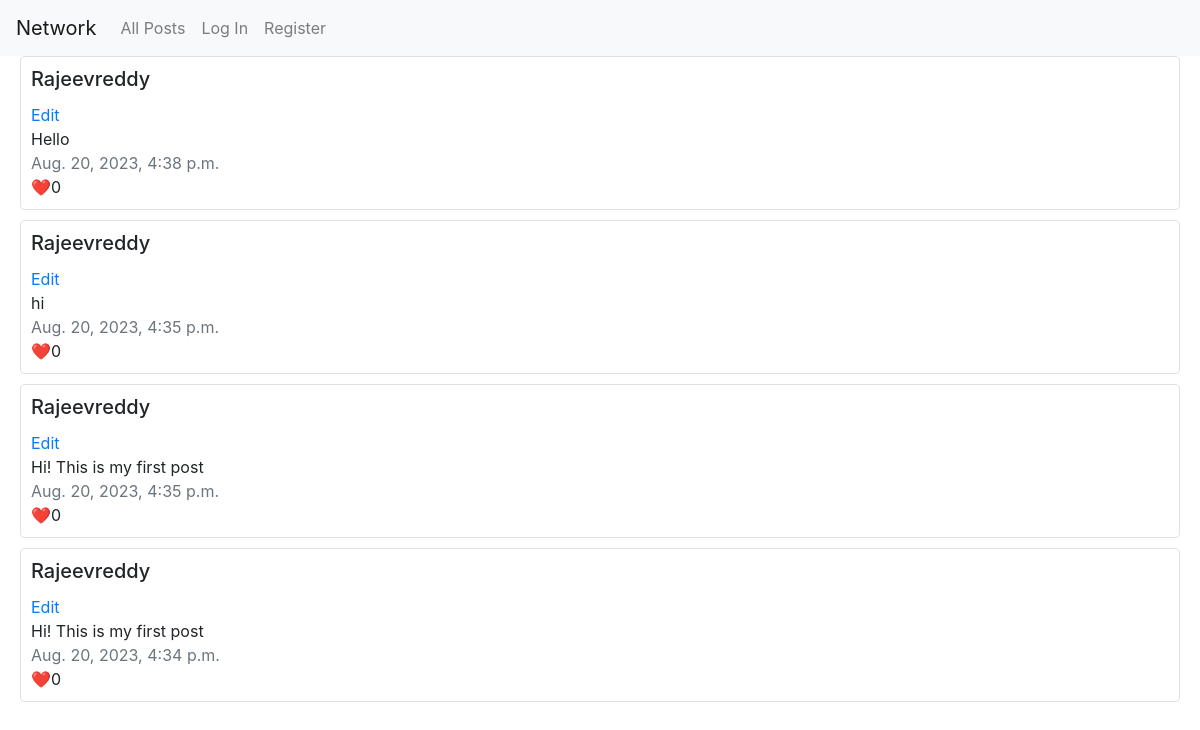
/, run on an earlier commit of the app's database.
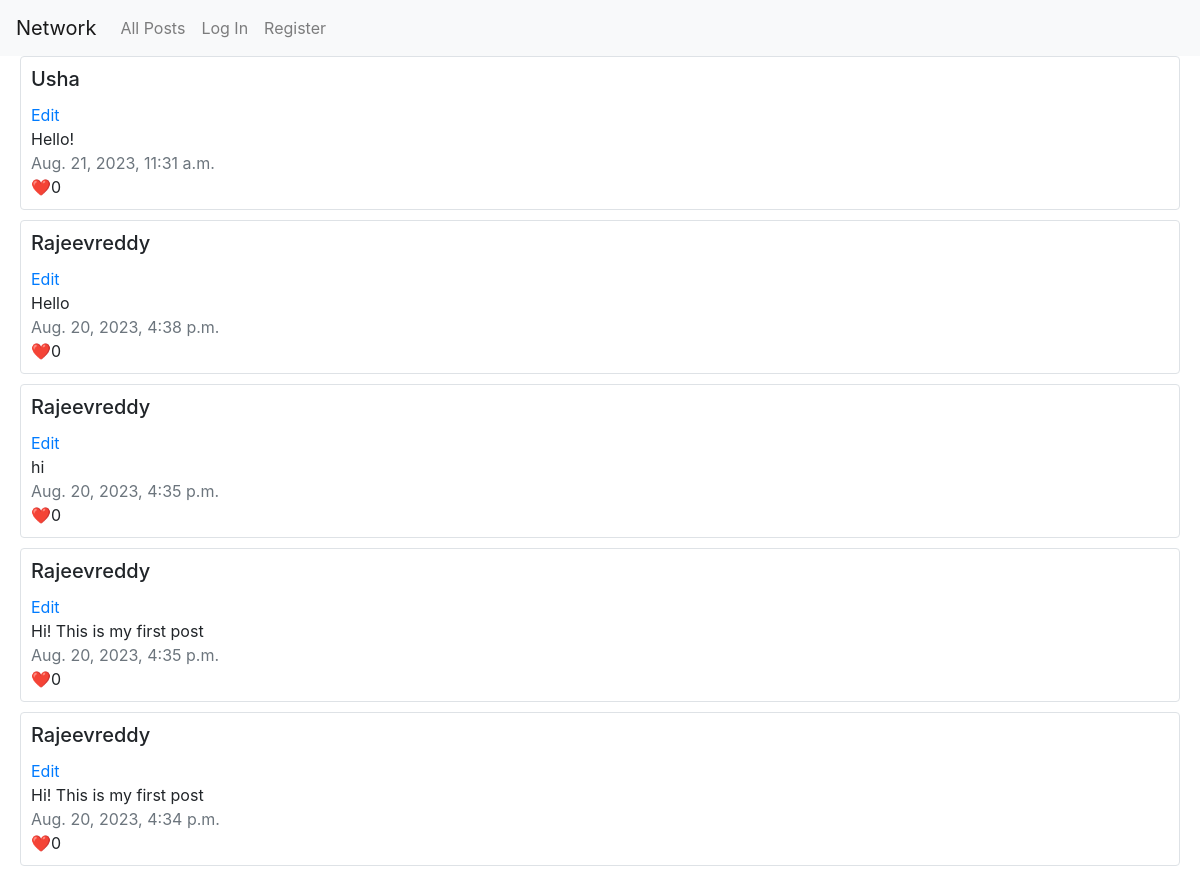
And on a later commit of the database.
### network/models.py (models this page shows, shortened)
class Posts(models.Model):
    content = models.TextField(blank=False)
    author = models.ForeignKey(User, on_delete=models.CASCADE, related_name='authored_posts')
    created_at = models.DateTimeField(auto_now_add=True)
    liked = models.ManyToManyField(User, related_name="liked_post", blank=True)

class User(AbstractUser):
    pass

### network/views.py (the view)
# urls.py: path("", views.index, name="index"),
def index(request):
    return render(request, "network/index.html", {
        "posts": Posts.objects.order_by("-created_at").all()
    })

### network/templates/network/index.html (shortened to what this page needs)
{% extends "network/layout.html" %}
{% block body %}
    {% for post in posts %}
    <div style="padding-left: 20px; padding-right: 20px; padding-bottom: 10px;">
        <div class="card border" style="padding: 10px;">
            <h5 class="card-title text-capitalize">{{ post.author }}</h5>
            <a href="#" class="card-link">Edit</a>
            <div class="card-text">{{ post.content }}</div>
            <div class="text-muted">{{ post.created_at }}</div>
            <div class="card-text">❤️{{ post.liked.count }}</div>
        </div>
    </div>
    {% endfor %}
{% endblock %}

What changed in the data, as far as the page shows it:
added Posts: author "Usha", content "Hello!", created_at "Aug. 21, 2023, 11:31 a.m.", liked.count "0"
